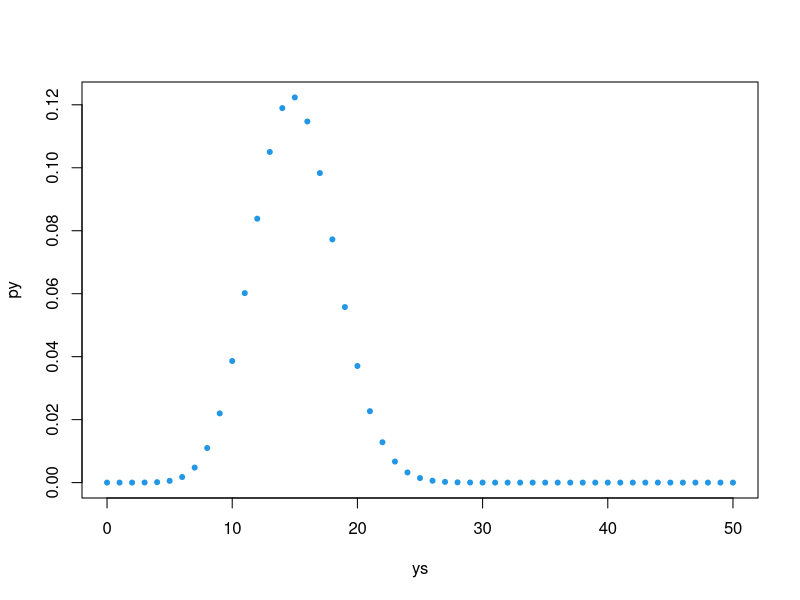
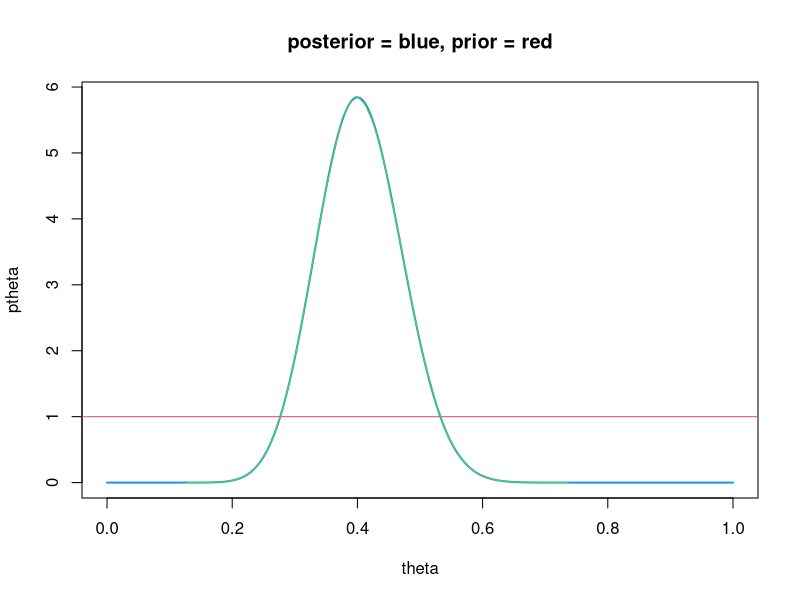
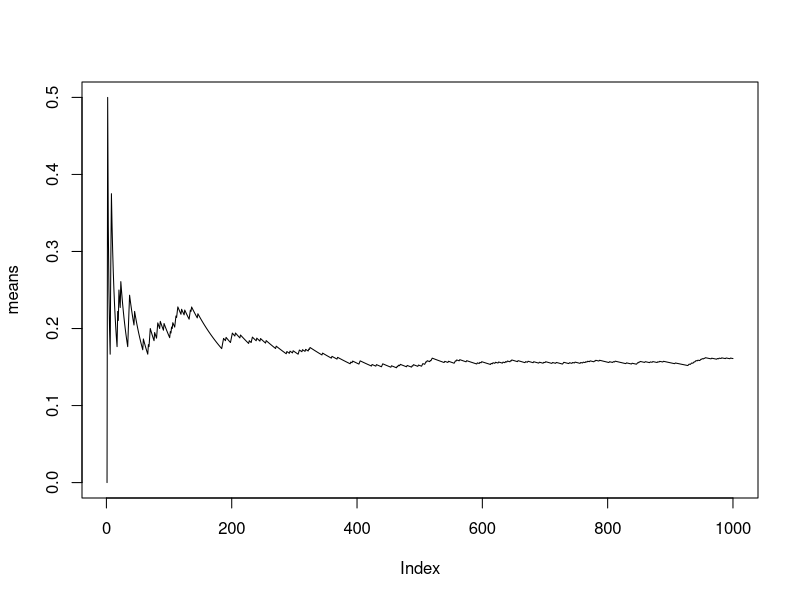

Write the R code that produced these figures, in order.
# binomialexamplech2hahn.R

# Plot, prior, likelihood and posterior
# Find normalizing constant analytically and numerically

# Suppose likelihood is binomial and prior is beta (or uniform if a=b=1)
# posterior is then beta:

# Define prior parameters and data values
a = 1
b = 1
y = 20
n = 50

# create a range of values for theta 
# (over all reasonable possible values for theta)
theta <- 0:1000/1000

# Plot the likelihood over possible values of y for given theta:
thetal <- 0.3
ys <- 0:n
py <- (factorial(n)/(factorial(n-ys)*factorial(ys)))*(thetal^ys)*(1-thetal)^(n-ys)

plot(ys,py,col=4,pch=20)

# analytical evaluation of normalizing constant,c, for posterior
lc <- lgamma(a+b+n) - lgamma(a+y) - lgamma(b+n-y)
c <- exp(lc)
c

ptheta <- c*(theta^(a+y-1)) * (1-theta)^(b+n-y-1)

plot(theta,ptheta,type='l',col=4,lwd=2, main="posterior = blue, prior = red")
abline(h=1,col=2)
# since the prior = 1 for all theta, the posterior is proportional to 
# the likelihood

# numerical evaluation of normalizing constant, c
# = integral of numerator w.r.t. theta
int1 <- function(th) (th^(a+y-1)) * (1-th)^(b+n-y-1)
cth = integrate(int1, lower = 0, upper = 1.0)
# c is the normalizing constant = 1/integral 
c = 1/cth$value
c

# Use simulation to evaluate mean, mode and SD
# Draw 1,000,000 values of theta from the posterior
shape1 <- a+y
shape2 <- b+n-y
thdraws <- rbeta(1000000, shape1, shape2)
lines(density(thdraws),col=3)

# mean of posterior
mntheta <- mean(thdraws)
mntheta

# mode of posterior
postheta <- density(thdraws)
indp <- which.max(postheta$y)
modeth <- postheta$x[indp]
modeth

# median of posterior and other percentiles
intervals <- quantile(thdraws, probs = c(0.01, 0.025, 0.5, 0.975, 0.99))
medianth <- intervals[3]
medianth
intervals

# standard deviation and variance
var(thdraws)
sd(thdraws)

# Analytical calculations to check:
# see p. 22-23 Hahn
modetheta <- (a+y-1)/(a+b+n-2)
meantheta <- (a+y)/(a+b+n)
vartheta <- ((a+y)*(b+n-y)) / (((a+b+n)^2) * (a+b+n+1))

modetheta; meantheta; vartheta; sqrt(vartheta)


########## Hahn, p. 34 example
set.seed(234)
iters <- 100000  # try different number of draws
thetas <- runif(iters)
pthetas <- runif(iters)
indic <- ifelse(pthetas < 5*thetas^4 * (1-thetas),1,0)
mean(indic)

# We are using the law of large numbers here
# Consider the mean as iters increases
iters <- 1000
means <- rep(0,iters)
for (i in 1:iters) {
means[i] <- mean(indic[1:i])
}
plot(means,type='l')



